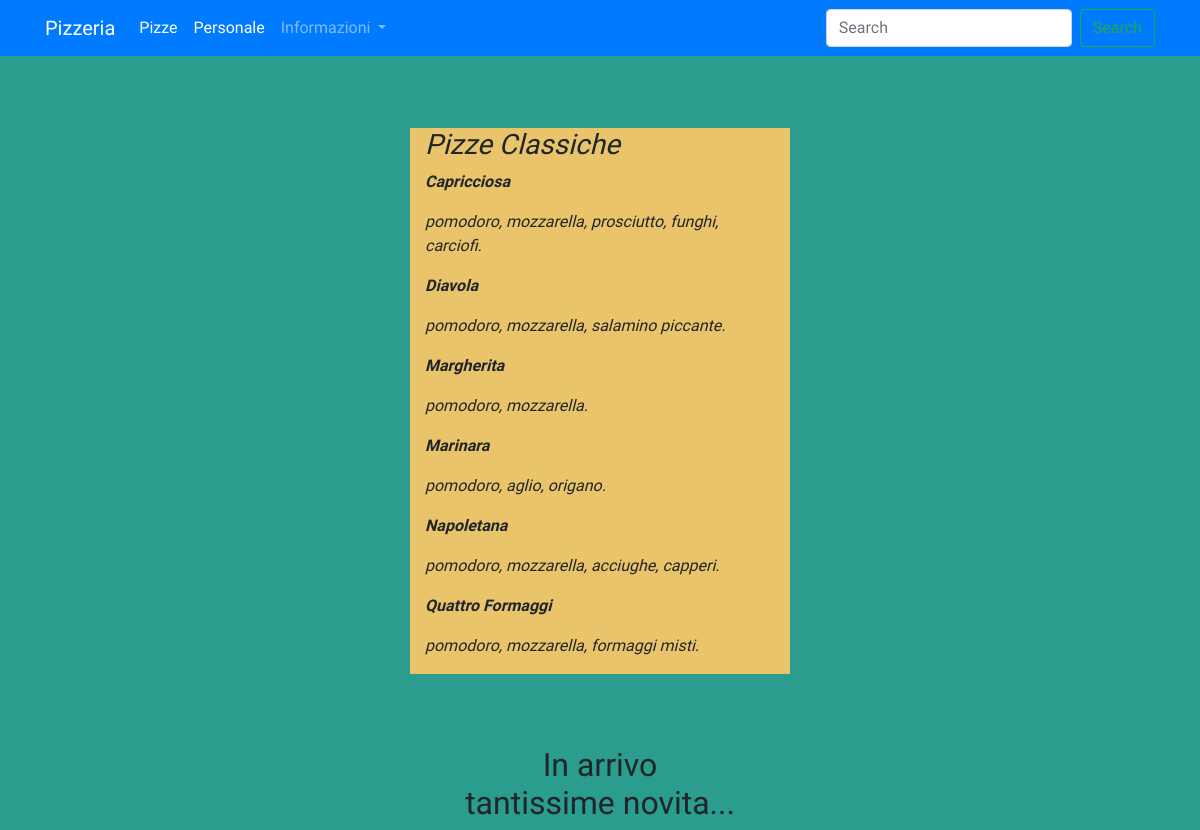
/pizzeria/pizze/, run on the app's committed database.
### pizze/models.py (models this page shows, shortened)
class Pizze(models.Model):
    nome=models.CharField(max_length=30)
    ingredienti=models.TextField()
    prezzo=models.CharField(max_length=10)
    immagine = models.ImageField(max_length=150, blank=True, null=True)
    class Meta:
        verbose_name="Pizza"
        verbose_name_plural="Pizze"

### pizze/views.py (the view)
# urls.py: path("pizze/",pizze_view,name="pizze_view")
def pizze_view(request):
    pizze=Pizze.objects.all().order_by("nome")
    user=request.user
    context={"pizze":pizze,"user":user}
    return render(request,"pizze.html",context)

### pizze/templates/pizze.html (shortened to what this page needs)
<!doctype html>
<html lang="en">
  <head>
    <link rel="stylesheet" href="https://maxcdn.bootstrapcdn.com/bootstrap/4.0.0/css/bootstrap.min.css">
  </head>
  <body>
      <nav class="navbar navbar-expand-lg navbar-dark bg-primary">
          <div class="container">
              <a class="navbar-brand" href="{% url 'homepage' %}">Pizzeria</a>
             <div class="collapse navbar-collapse" id="navbarSupportedContent">
              <ul class="navbar-nav mr-auto">
                 <li class="nav-item active">
                    <a class="nav-link" href="{% url 'pizze_view' %}">Pizze<span class="sr-only">(current)</span></a>
                 </li>
                <li class="nav-item active">
                  <a class="nav-link" href="">Personale</a>
                </li>
                <li class="nav-item dropdown">
                  <a class="nav-link dropdown-toggle" href="#" id="navbarDropdown" role="button" data-toggle="dropdown" aria-haspopup="true" aria-expanded="false">
                      Informazioni
                  </a>
              </li>
              </ul>
              <form class="form-inline my-2 my-lg-0">
                <input class="form-control mr-sm-2" type="search" placeholder="Search" aria-label="Search">
                <button class="btn btn-outline-success my-2 my-sm-0" type="submit">Search</button>
              </form>
            </div>
        </div>
      </nav>
      <div class="container ">
              <div class="row my-5 justify-content-center">
                  <div class="col-md-4 my-4"style="background-color:#e9c46a;">
                      <h3><i>Pizze Classiche</i></h3>
                      {% for pizza in pizze %}
                      <p><strong><i>{{pizza.nome}}</i></strong></p>
                      <p><i>{{pizza.ingredienti}}</i></p>
                      {% endfor %}
                  </div>
              </div>
      </div>
     <div class="container">
         <div class="row justify-content-center ">
             <div class="col-md-4 text-center">
                 <h2>In arrivo <br>tantissime novita...</h2>
             </div>
         </div>
     </div>
  </body>
</html>

### pizze/templates/pizze.html (style rules this page uses)
body { font-family: 'Akaya Telivigala', cursive; background-color:#2a9d8f; }

### data on the page
Pizze: nome "Capricciosa", ingredienti "pomodoro, mozzarella, prosciutto, funghi, carciofi."
Pizze: nome "Diavola", ingredienti "pomodoro, mozzarella, salamino piccante."
Pizze: nome "Margherita", ingredienti "pomodoro, mozzarella."
Pizze: nome "Marinara", ingredienti "pomodoro, aglio, origano."
Pizze: nome "Napoletana", ingredienti "pomodoro, mozzarella, acciughe, capperi."
Pizze: nome "Quattro Formaggi", ingredienti "pomodoro, mozzarella, formaggi misti."
